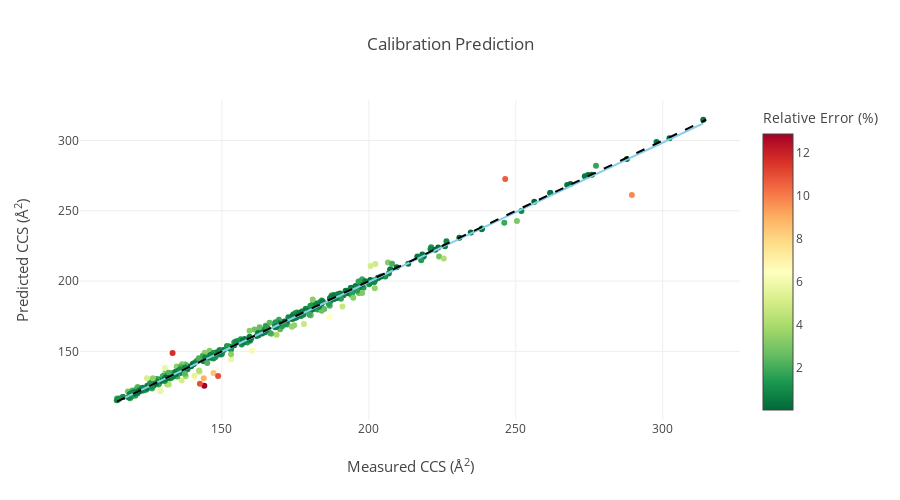
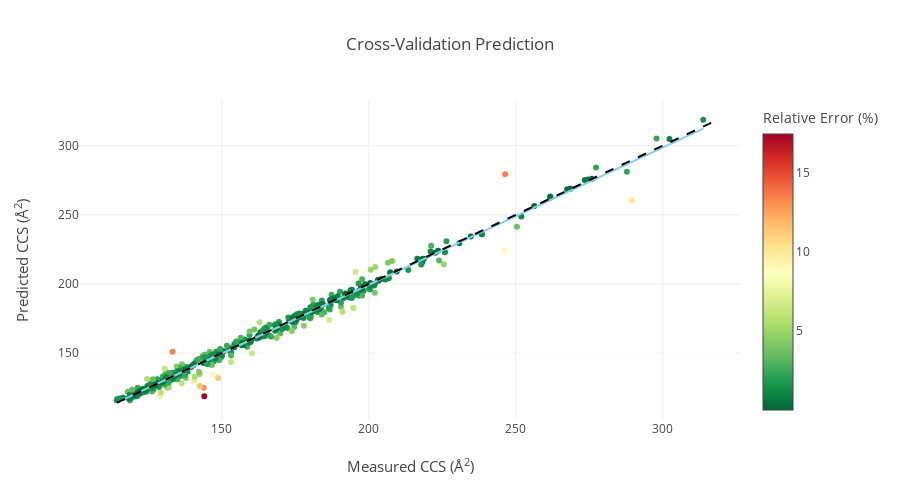
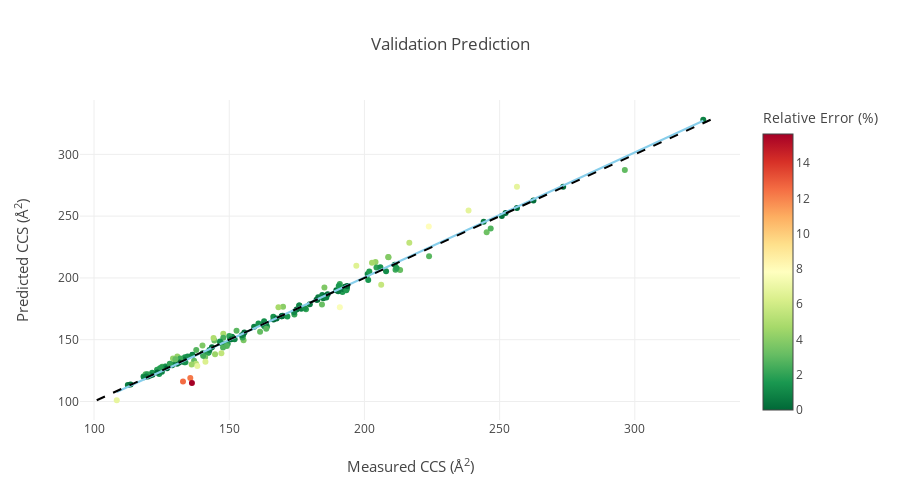
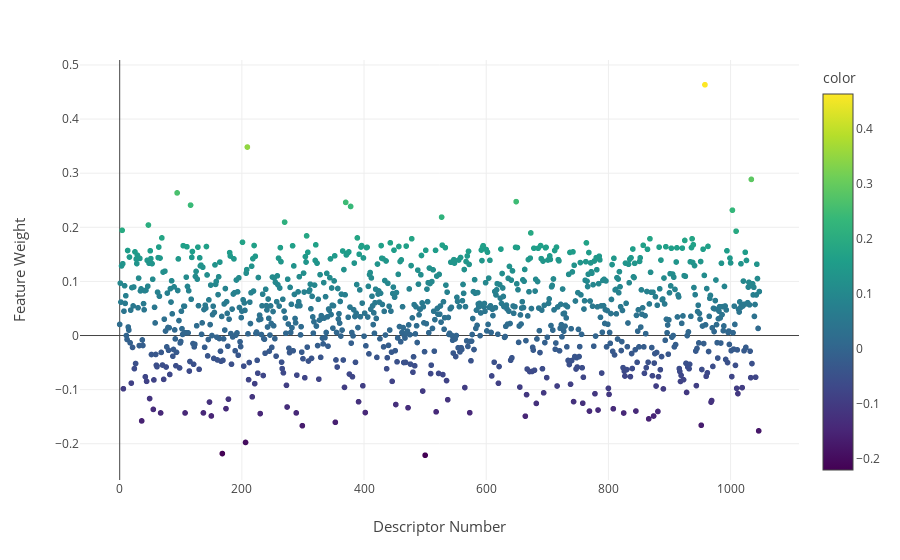

Notebook code for these charts, in order:
### Markdown cell above
## Model Diagnostics Plots for All 2D Descriptors

### Code cell
%%time
summary_plot_all = summary_plot(y_train, y_test, y_train_predicted, y_train_cross_validation, y_test_predicted, labelsize = 12, legendsize = 12, titlesize = 14, textsize = 12)
prediction_plot_calibration = prediction_plot(y_train, y_train_predicted, Train_Book, hover_column=['Compound Name'], title_string="Calibration Prediction")
prediction_plot_cross_validation = prediction_plot(y_train, y_train_cross_validation, Train_Book, hover_column=['Compound Name'], title_string="Cross-Validation Prediction")
prediction_plot_validation = prediction_plot(y_test, y_test_predicted, Test_Book, hover_column=['Compound Name'], title_string="Validation Prediction")
model_diagnostic_plot = model_diagnostics_plot(X_test_clean, model)

### Figure 1 — Plotly figure (JSON) as saved in the notebook; plotly's stock layout.template omitted (floating-point values rounded to 4 significant figures; data arrays with more than 128 entries replaced by an {"elided": "..."} marker saying what was removed)
{"data": [{"customdata": {"elided": "397x1 str values"}, "hovertemplate": "x=%{x}<br>y=%{y}<br>Compound Name=%{customdata[0]}<br>Relative Error (%)=%{marker.color}<extra></extra>", "legendgroup": "", "marker": {"color": {"elided": "397 float values"}, "coloraxis": "coloraxis", "symbol": "circle"}, "mode": "markers", "name": "", "orientation": "v", "showlegend": false, "type": "scatter", "x": {"elided": "397 float values"}, "xaxis": "x", "y": {"elided": "397 float values"}, "yaxis": "y"}, {"hovertemplate": "<b>OLS trendline</b><br>y = 0.992084 * x + 0.952555<br>R<sup>2</sup>=0.989537<br><br>x=%{x}<br>y=%{y} <b>(trend)</b><extra></extra>", "legendgroup": "", "line": {"color": "skyblue"}, "marker": {"symbol": "circle"}, "mode": "lines", "name": "", "showlegend": false, "type": "scatter", "x": {"elided": "397 float values"}, "xaxis": "x", "y": {"elided": "397 float values"}, "yaxis": "y"}], "layout": {"autosize": false, "coloraxis": {"colorbar": {"title": {"text": "Relative Error (%)"}}, "colorscale": [[0, "rgb(0,104,55)"], [0.1, "rgb(26,152,80)"], [0.2, "rgb(102,189,99)"], [0.3, "rgb(166,217,106)"], [0.4, "rgb(217,239,139)"], [0.5, "rgb(255,255,191)"], [0.6, "rgb(254,224,139)"], [0.7, "rgb(253,174,97)"], [0.8, "rgb(244,109,67)"], [0.9, "rgb(215,48,39)"], [1, "rgb(165,0,38)"]]}, "height": 500, "hoverlabel": {"align": "auto"}, "hovermode": "closest", "legend": {"tracegroupgap": 0}, "shapes": [{"line": {"dash": "dash"}, "type": "line", "x0": 114.2, "x1": 314.8, "y0": 114.2, "y1": 314.8}], "title": {"text": "Calibration Prediction"}, "width": 900, "xaxis": {"anchor": "y", "domain": [0, 1], "title": {"font": {"size": 15}, "standoff": 25, "text": "Measured CCS (<span>&#8491;</span><sup>2</sup>)"}}, "yaxis": {"anchor": "x", "domain": [0, 1], "title": {"font": {"size": 15}, "standoff": 25, "text": "Predicted CCS (<span>&#8491;</span><sup>2</sup>)"}}}}

### Figure 2 — Plotly figure (JSON) as saved in the notebook; plotly's stock layout.template omitted (floating-point values rounded to 4 significant figures; data arrays with more than 128 entries replaced by an {"elided": "..."} marker saying what was removed)
{"data": [{"customdata": {"elided": "397x1 str values"}, "hovertemplate": "x=%{x}<br>y=%{y}<br>Compound Name=%{customdata[0]}<br>Relative Error (%)=%{marker.color}<extra></extra>", "legendgroup": "", "marker": {"color": {"elided": "397 float values"}, "coloraxis": "coloraxis", "symbol": "circle"}, "mode": "markers", "name": "", "orientation": "v", "showlegend": false, "type": "scatter", "x": {"elided": "397 float values"}, "xaxis": "x", "y": {"elided": "397 float values"}, "yaxis": "y"}, {"hovertemplate": "<b>OLS trendline</b><br>y = 0.991808 * x + 1.01052<br>R<sup>2</sup>=0.983640<br><br>x=%{x}<br>y=%{y} <b>(trend)</b><extra></extra>", "legendgroup": "", "line": {"color": "skyblue"}, "marker": {"symbol": "circle"}, "mode": "lines", "name": "", "showlegend": false, "type": "scatter", "x": {"elided": "397 float values"}, "xaxis": "x", "y": {"elided": "397 float values"}, "yaxis": "y"}], "layout": {"autosize": false, "coloraxis": {"colorbar": {"title": {"text": "Relative Error (%)"}}, "colorscale": [[0, "rgb(0,104,55)"], [0.1, "rgb(26,152,80)"], [0.2, "rgb(102,189,99)"], [0.3, "rgb(166,217,106)"], [0.4, "rgb(217,239,139)"], [0.5, "rgb(255,255,191)"], [0.6, "rgb(254,224,139)"], [0.7, "rgb(253,174,97)"], [0.8, "rgb(244,109,67)"], [0.9, "rgb(215,48,39)"], [1, "rgb(165,0,38)"]]}, "height": 500, "hoverlabel": {"align": "auto"}, "hovermode": "closest", "legend": {"tracegroupgap": 0}, "shapes": [{"line": {"dash": "dash"}, "type": "line", "x0": 114.2, "x1": 318.7, "y0": 114.2, "y1": 318.7}], "title": {"text": "Cross-Validation Prediction"}, "width": 900, "xaxis": {"anchor": "y", "domain": [0, 1], "title": {"font": {"size": 15}, "standoff": 25, "text": "Measured CCS (<span>&#8491;</span><sup>2</sup>)"}}, "yaxis": {"anchor": "x", "domain": [0, 1], "title": {"font": {"size": 15}, "standoff": 25, "text": "Predicted CCS (<span>&#8491;</span><sup>2</sup>)"}}}}

### Figure 3 — Plotly figure (JSON) as saved in the notebook; plotly's stock layout.template omitted (floating-point values rounded to 4 significant figures; data arrays with more than 128 entries replaced by an {"elided": "..."} marker saying what was removed)
{"data": [{"customdata": {"elided": "170x1 str values"}, "hovertemplate": "x=%{x}<br>y=%{y}<br>Compound Name=%{customdata[0]}<br>Relative Error (%)=%{marker.color}<extra></extra>", "legendgroup": "", "marker": {"color": {"elided": "170 float values"}, "coloraxis": "coloraxis", "symbol": "circle"}, "mode": "markers", "name": "", "orientation": "v", "showlegend": false, "type": "scatter", "x": {"elided": "170 float values"}, "xaxis": "x", "y": {"elided": "170 float values"}, "yaxis": "y"}, {"hovertemplate": "<b>OLS trendline</b><br>y = 1.01221 * x + -2.05016<br>R<sup>2</sup>=0.983299<br><br>x=%{x}<br>y=%{y} <b>(trend)</b><extra></extra>", "legendgroup": "", "line": {"color": "skyblue"}, "marker": {"symbol": "circle"}, "mode": "lines", "name": "", "showlegend": false, "type": "scatter", "x": {"elided": "170 float values"}, "xaxis": "x", "y": {"elided": "170 float values"}, "yaxis": "y"}], "layout": {"autosize": false, "coloraxis": {"colorbar": {"title": {"text": "Relative Error (%)"}}, "colorscale": [[0, "rgb(0,104,55)"], [0.1, "rgb(26,152,80)"], [0.2, "rgb(102,189,99)"], [0.3, "rgb(166,217,106)"], [0.4, "rgb(217,239,139)"], [0.5, "rgb(255,255,191)"], [0.6, "rgb(254,224,139)"], [0.7, "rgb(253,174,97)"], [0.8, "rgb(244,109,67)"], [0.9, "rgb(215,48,39)"], [1, "rgb(165,0,38)"]]}, "height": 500, "hoverlabel": {"align": "auto"}, "hovermode": "closest", "legend": {"tracegroupgap": 0}, "shapes": [{"line": {"dash": "dash"}, "type": "line", "x0": 101.0, "x1": 328.0, "y0": 101.0, "y1": 328.0}], "title": {"text": "Validation Prediction"}, "width": 900, "xaxis": {"anchor": "y", "domain": [0, 1], "title": {"font": {"size": 15}, "standoff": 25, "text": "Measured CCS (<span>&#8491;</span><sup>2</sup>)"}}, "yaxis": {"anchor": "x", "domain": [0, 1], "title": {"font": {"size": 15}, "standoff": 25, "text": "Predicted CCS (<span>&#8491;</span><sup>2</sup>)"}}}}

### Figure 4 — Plotly figure (JSON) as saved in the notebook; plotly's stock layout.template omitted (floating-point values rounded to 4 significant figures; data arrays with more than 128 entries replaced by an {"elided": "..."} marker saying what was removed)
{"data": [{"customdata": {"elided": "1048x1 str values"}, "hovertemplate": "x=%{x}<br>y=%{y}<br>Descriptor=%{customdata[0]}<br>color=%{marker.color}<extra></extra>", "legendgroup": "", "marker": {"color": {"elided": "1048 float values"}, "coloraxis": "coloraxis", "symbol": "circle"}, "mode": "markers", "name": "", "showlegend": false, "type": "scattergl", "x": {"elided": "1048 int values"}, "xaxis": "x", "y": {"elided": "1048 float values"}, "yaxis": "y"}], "layout": {"coloraxis": {"colorbar": {"title": {"text": "color"}}, "colorscale": [[0, "#440154"], [0.1111, "#482878"], [0.2222, "#3e4989"], [0.3333, "#31688e"], [0.4444, "#26828e"], [0.5556, "#1f9e89"], [0.6667, "#35b779"], [0.7778, "#6ece58"], [0.8889, "#b5de2b"], [1, "#fde725"]]}, "legend": {"tracegroupgap": 0}, "margin": {"t": 60}, "xaxis": {"anchor": "y", "domain": [0, 1], "title": {"font": {"size": 15}, "standoff": 25, "text": "Descriptor Number"}}, "yaxis": {"anchor": "x", "domain": [0, 1], "title": {"font": {"size": 15}, "standoff": 25, "text": "Feature Weight"}}}}
